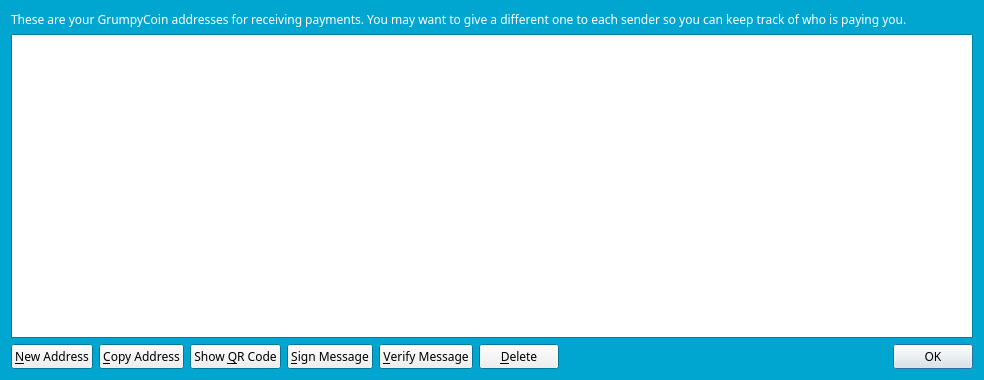
<?xml version="1.0" encoding="UTF-8"?>
<ui version="4.0">
 <class>AddressBookPage</class>
 <widget class="QWidget" name="AddressBookPage">
  <property name="geometry">
   <rect>
    <x>0</x>
    <y>0</y>
    <width>984</width>
    <height>380</height>
   </rect>
  </property>
  <property name="palette">
   <palette>
    <active>
     <colorrole role="WindowText">
      <brush brushstyle="SolidPattern">
       <color alpha="255">
        <red>255</red>
        <green>255</green>
        <blue>255</blue>
       </color>
      </brush>
     </colorrole>
     <colorrole role="Base">
      <brush brushstyle="SolidPattern">
       <color alpha="255">
        <red>255</red>
        <green>255</green>
        <blue>255</blue>
       </color>
      </brush>
     </colorrole>
     <colorrole role="Window">
      <brush brushstyle="SolidPattern">
       <color alpha="255">
        <red>0</red>
        <green>166</green>
        <blue>207</blue>
       </color>
      </brush>
     </colorrole>
    </active>
    <inactive>
     <colorrole role="WindowText">
      <brush brushstyle="SolidPattern">
       <color alpha="255">
        <red>255</red>
        <green>255</green>
        <blue>255</blue>
       </color>
      </brush>
     </colorrole>
     <colorrole role="Base">
      <brush brushstyle="SolidPattern">
       <color alpha="255">
        <red>255</red>
        <green>255</green>
        <blue>255</blue>
       </color>
      </brush>
     </colorrole>
     <colorrole role="Window">
      <brush brushstyle="SolidPattern">
       <color alpha="255">
        <red>0</red>
        <green>166</green>
        <blue>207</blue>
       </color>
      </brush>
     </colorrole>
    </inactive>
    <disabled>
     <colorrole role="WindowText">
      <brush brushstyle="SolidPattern">
       <color alpha="255">
        <red>127</red>
        <green>127</green>
        <blue>127</blue>
       </color>
      </brush>
     </colorrole>
     <colorrole role="Base">
      <brush brushstyle="SolidPattern">
       <color alpha="255">
        <red>0</red>
        <green>166</green>
        <blue>207</blue>
       </color>
      </brush>
     </colorrole>
     <colorrole role="Window">
      <brush brushstyle="SolidPattern">
       <color alpha="255">
        <red>0</red>
        <green>166</green>
        <blue>207</blue>
       </color>
      </brush>
     </colorrole>
    </disabled>
   </palette>
  </property>
  <property name="font">
   <font>
    <family>Finger Paint</family>
   </font>
  </property>
  <property name="windowTitle">
   <string>Address Book</string>
  </property>
  <property name="autoFillBackground">
   <bool>true</bool>
  </property>
  <layout class="QVBoxLayout" name="verticalLayout">
   <item>
    <widget class="QLabel" name="labelExplanation">
     <property name="palette">
      <palette>
       <active>
        <colorrole role="WindowText">
         <brush brushstyle="SolidPattern">
          <color alpha="255">
           <red>255</red>
           <green>255</green>
           <blue>255</blue>
          </color>
         </brush>
        </colorrole>
       </active>
       <inactive>
        <colorrole role="WindowText">
         <brush brushstyle="SolidPattern">
          <color alpha="255">
           <red>255</red>
           <green>255</green>
           <blue>255</blue>
          </color>
         </brush>
        </colorrole>
       </inactive>
       <disabled>
        <colorrole role="WindowText">
         <brush brushstyle="SolidPattern">
          <color alpha="255">
           <red>127</red>
           <green>127</green>
           <blue>127</blue>
          </color>
         </brush>
        </colorrole>
       </disabled>
      </palette>
     </property>
     <property name="text">
      <string>These are your GrumpyCoin addresses for receiving payments. You may want to give a different one to each sender so you can keep track of who is paying you.</string>
     </property>
     <property name="textFormat">
      <enum>Qt::PlainText</enum>
     </property>
     <property name="wordWrap">
      <bool>true</bool>
     </property>
    </widget>
   </item>
   <item>
    <widget class="QTableView" name="tableView">
     <property name="palette">
      <palette>
       <active>
        <colorrole role="WindowText">
         <brush brushstyle="SolidPattern">
          <color alpha="255">
           <red>0</red>
           <green>0</green>
           <blue>0</blue>
          </color>
         </brush>
        </colorrole>
       </active>
       <inactive>
        <colorrole role="WindowText">
         <brush brushstyle="SolidPattern">
          <color alpha="255">
           <red>0</red>
           <green>0</green>
           <blue>0</blue>
          </color>
         </brush>
        </colorrole>
       </inactive>
       <disabled>
        <colorrole role="WindowText">
         <brush brushstyle="SolidPattern">
          <color alpha="255">
           <red>127</red>
           <green>127</green>
           <blue>127</blue>
          </color>
         </brush>
        </colorrole>
       </disabled>
      </palette>
     </property>
     <property name="contextMenuPolicy">
      <enum>Qt::CustomContextMenu</enum>
     </property>
     <property name="toolTip">
      <string>Double-click to edit address or label</string>
     </property>
     <property name="tabKeyNavigation">
      <bool>false</bool>
     </property>
     <property name="alternatingRowColors">
      <bool>true</bool>
     </property>
     <property name="selectionMode">
      <enum>QAbstractItemView::SingleSelection</enum>
     </property>
     <property name="selectionBehavior">
      <enum>QAbstractItemView::SelectRows</enum>
     </property>
     <property name="sortingEnabled">
      <bool>true</bool>
     </property>
     <attribute name="verticalHeaderVisible">
      <bool>false</bool>
     </attribute>
    </widget>
   </item>
   <item>
    <layout class="QHBoxLayout" name="horizontalLayout">
     <item>
      <widget class="QPushButton" name="newAddressButton">
       <property name="toolTip">
        <string>Create a new address</string>
       </property>
       <property name="text">
        <string>&amp;New Address</string>
       </property>
       <property name="icon">
        <iconset resource="../bitcoin.qrc">
         <normaloff>:/icons/add</normaloff>:/icons/add</iconset>
       </property>
      </widget>
     </item>
     <item>
      <widget class="QPushButton" name="copyToClipboard">
       <property name="toolTip">
        <string>Copy the currently selected address to the system clipboard</string>
       </property>
       <property name="text">
        <string>&amp;Copy Address</string>
       </property>
       <property name="icon">
        <iconset resource="../bitcoin.qrc">
         <normaloff>:/icons/editcopy</normaloff>:/icons/editcopy</iconset>
       </property>
      </widget>
     </item>
     <item>
      <widget class="QPushButton" name="showQRCode">
       <property name="text">
        <string>Show &amp;QR Code</string>
       </property>
       <property name="icon">
        <iconset resource="../bitcoin.qrc">
         <normaloff>:/icons/qrcode</normaloff>:/icons/qrcode</iconset>
       </property>
      </widget>
     </item>
     <item>
      <widget class="QPushButton" name="signMessage">
       <property name="toolTip">
        <string>Sign a message to prove you own a Bitcoin address</string>
       </property>
       <property name="text">
        <string>&amp;Sign Message</string>
       </property>
       <property name="icon">
        <iconset resource="../bitcoin.qrc">
         <normaloff>:/icons/edit</normaloff>:/icons/edit</iconset>
       </property>
      </widget>
     </item>
     <item>
      <widget class="QPushButton" name="verifyMessage">
       <property name="toolTip">
        <string>Verify a message to ensure it was signed with a specified Bitcoin address</string>
       </property>
       <property name="text">
        <string>&amp;Verify Message</string>
       </property>
       <property name="icon">
        <iconset resource="../bitcoin.qrc">
         <normaloff>:/icons/transaction_0</normaloff>:/icons/transaction_0</iconset>
       </property>
      </widget>
     </item>
     <item>
      <widget class="QPushButton" name="deleteButton">
       <property name="toolTip">
        <string>Delete the currently selected address from the list. Only sending addresses can be deleted.</string>
       </property>
       <property name="text">
        <string>&amp;Delete</string>
       </property>
       <property name="icon">
        <iconset resource="../bitcoin.qrc">
         <normaloff>:/icons/remove</normaloff>:/icons/remove</iconset>
       </property>
      </widget>
     </item>
     <item>
      <spacer name="horizontalSpacer">
       <property name="orientation">
        <enum>Qt::Horizontal</enum>
       </property>
       <property name="sizeHint" stdset="0">
        <size>
         <width>40</width>
         <height>20</height>
        </size>
       </property>
      </spacer>
     </item>
     <item>
      <widget class="QDialogButtonBox" name="buttonBox">
       <property name="sizePolicy">
        <sizepolicy hsizetype="Maximum" vsizetype="Fixed">
         <horstretch>0</horstretch>
         <verstretch>0</verstretch>
        </sizepolicy>
       </property>
       <property name="standardButtons">
        <set>QDialogButtonBox::Ok</set>
       </property>
      </widget>
     </item>
    </layout>
   </item>
  </layout>
 </widget>
 <resources>
  <include location="../bitcoin.qrc"/>
 </resources>
 <connections/>
</ui>
